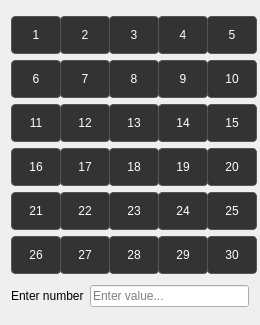
<?xml version="1.0" encoding="UTF-8"?>
<ui version="4.0">
 <class>NumberEntryForm</class>
 <widget class="QWidget" name="NumberEntryForm">
  <property name="geometry">
   <rect>
    <x>0</x>
    <y>0</y>
    <width>260</width>
    <height>325</height>
   </rect>
  </property>
  <property name="sizePolicy">
   <sizepolicy hsizetype="Fixed" vsizetype="Fixed">
    <horstretch>0</horstretch>
    <verstretch>0</verstretch>
   </sizepolicy>
  </property>
  <property name="minimumSize">
   <size>
    <width>260</width>
    <height>325</height>
   </size>
  </property>
  <property name="maximumSize">
   <size>
    <width>260</width>
    <height>325</height>
   </size>
  </property>
  <property name="windowTitle">
   <string>Number Entry</string>
  </property>
  <property name="styleSheet">
   <string notr="true">
    QPushButton {
        background-color: #333333;
        color: white;
        font-size: 12px;
        border: 1px solid #555;
        border-radius: 4px;
        padding: 4px;
        min-height: 28px;   /* half-height buttons */
        max-height: 28px;
        min-width: 40px;    /* lock width to ~40px */
        max-width: 40px;
    }
    QPushButton:hover {
        background-color: #444444;
    }
    QPushButton:pressed {
        background-color: #222222;
    }
   </string>
  </property>
  <layout class="QVBoxLayout" name="verticalLayout_root">

   <!-- GRID OF BUTTONS 1–30 -->
   <item>
    <layout class="QGridLayout" name="gridLayout_numbers">

     <!-- Row 0 -->
     <item row="0" column="0">
      <widget class="QPushButton" name="btn_1">
       <property name="text">
        <string>1</string>
       </property>
      </widget>
     </item>
     <item row="0" column="1">
      <widget class="QPushButton" name="btn_2">
       <property name="text">
        <string>2</string>
       </property>
      </widget>
     </item>
     <item row="0" column="2">
      <widget class="QPushButton" name="btn_3">
       <property name="text">
        <string>3</string>
       </property>
      </widget>
     </item>
     <item row="0" column="3">
      <widget class="QPushButton" name="btn_4">
       <property name="text">
        <string>4</string>
       </property>
      </widget>
     </item>
     <item row="0" column="4">
      <widget class="QPushButton" name="btn_5">
       <property name="text">
        <string>5</string>
       </property>
      </widget>
     </item>

     <!-- Row 1 -->
     <item row="1" column="0">
      <widget class="QPushButton" name="btn_6">
       <property name="text">
        <string>6</string>
       </property>
      </widget>
     </item>
     <item row="1" column="1">
      <widget class="QPushButton" name="btn_7">
       <property name="text">
        <string>7</string>
       </property>
      </widget>
     </item>
     <item row="1" column="2">
      <widget class="QPushButton" name="btn_8">
       <property name="text">
        <string>8</string>
       </property>
      </widget>
     </item>
     <item row="1" column="3">
      <widget class="QPushButton" name="btn_9">
       <property name="text">
        <string>9</string>
       </property>
      </widget>
     </item>
     <item row="1" column="4">
      <widget class="QPushButton" name="btn_10">
       <property name="text">
        <string>10</string>
       </property>
      </widget>
     </item>

     <!-- Row 2 -->
     <item row="2" column="0">
      <widget class="QPushButton" name="btn_11">
       <property name="text">
        <string>11</string>
       </property>
      </widget>
     </item>
     <item row="2" column="1">
      <widget class="QPushButton" name="btn_12">
       <property name="text">
        <string>12</string>
       </property>
      </widget>
     </item>
     <item row="2" column="2">
      <widget class="QPushButton" name="btn_13">
       <property name="text">
        <string>13</string>
       </property>
      </widget>
     </item>
     <item row="2" column="3">
      <widget class="QPushButton" name="btn_14">
       <property name="text">
        <string>14</string>
       </property>
      </widget>
     </item>
     <item row="2" column="4">
      <widget class="QPushButton" name="btn_15">
       <property name="text">
        <string>15</string>
       </property>
      </widget>
     </item>

     <!-- Row 3 -->
     <item row="3" column="0">
      <widget class="QPushButton" name="btn_16">
       <property name="text">
        <string>16</string>
       </property>
      </widget>
     </item>
     <item row="3" column="1">
      <widget class="QPushButton" name="btn_17">
       <property name="text">
        <string>17</string>
       </property>
      </widget>
     </item>
     <item row="3" column="2">
      <widget class="QPushButton" name="btn_18">
       <property name="text">
        <string>18</string>
       </property>
      </widget>
     </item>
     <item row="3" column="3">
      <widget class="QPushButton" name="btn_19">
       <property name="text">
        <string>19</string>
       </property>
      </widget>
     </item>
     <item row="3" column="4">
      <widget class="QPushButton" name="btn_20">
       <property name="text">
        <string>20</string>
       </property>
      </widget>
     </item>

     <!-- Row 4 -->
     <item row="4" column="0">
      <widget class="QPushButton" name="btn_21">
       <property name="text">
        <string>21</string>
       </property>
      </widget>
     </item>
     <item row="4" column="1">
      <widget class="QPushButton" name="btn_22">
       <property name="text">
        <string>22</string>
       </property>
      </widget>
     </item>
     <item row="4" column="2">
      <widget class="QPushButton" name="btn_23">
       <property name="text">
        <string>23</string>
       </property>
      </widget>
     </item>
     <item row="4" column="3">
      <widget class="QPushButton" name="btn_24">
       <property name="text">
        <string>24</string>
       </property>
      </widget>
     </item>
     <item row="4" column="4">
      <widget class="QPushButton" name="btn_25">
       <property name="text">
        <string>25</string>
       </property>
      </widget>
     </item>

     <!-- Row 5 -->
     <item row="5" column="0">
      <widget class="QPushButton" name="btn_26">
       <property name="text">
        <string>26</string>
       </property>
      </widget>
     </item>
     <item row="5" column="1">
      <widget class="QPushButton" name="btn_27">
       <property name="text">
        <string>27</string>
       </property>
      </widget>
     </item>
     <item row="5" column="2">
      <widget class="QPushButton" name="btn_28">
       <property name="text">
        <string>28</string>
       </property>
      </widget>
     </item>
     <item row="5" column="3">
      <widget class="QPushButton" name="btn_29">
       <property name="text">
        <string>29</string>
       </property>
      </widget>
     </item>
     <item row="5" column="4">
      <widget class="QPushButton" name="btn_30">
       <property name="text">
        <string>30</string>
       </property>
      </widget>
     </item>

    </layout>
   </item>

   <!-- FREE-FORM INPUT -->
   <item>
    <layout class="QHBoxLayout" name="layout_freeform">
     <item>
      <widget class="QLabel" name="label_freeform">
       <property name="text">
        <string>Enter number</string>
       </property>
      </widget>
     </item>
     <item>
      <widget class="QLineEdit" name="freeformInput">
       <property name="sizePolicy">
        <sizepolicy hsizetype="Expanding" vsizetype="Fixed">
         <horstretch>0</horstretch>
         <verstretch>0</verstretch>
        </sizepolicy>
       </property>
       <property name="placeholderText">
        <string>Enter value...</string>
       </property>
      </widget>
     </item>
    </layout>
   </item>

  </layout>
 </widget>
 <resources/>
 <connections/>
</ui>
